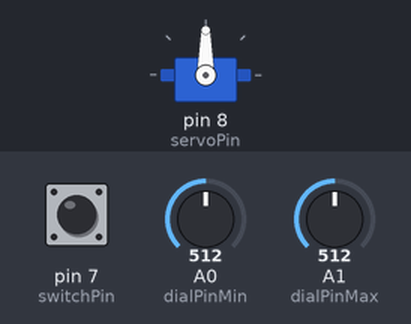
Simulated run of this sketch. Board: Arduino Uno, built with avr-gcc and run on an emulated ATmega328P. Parts: servo. The test bench sets the inputs (shaded band); at power-on: A0 (dialPinMin) = 512, pin 7 (switchPin) LOW, A1 (dialPinMax) = 512. Random numbers use the default seed unless the sketch sets one; what the sketch prints to the serial monitor is not drawn.

Above: at 1.2 s.
1.3 s: A0 (dialPinMin) set to 105
4.3 s: A0 (dialPinMin) set to 91
6.1 s: pin 7 (switchPin) pulled HIGH for 0.15 s
At 6.8 s:
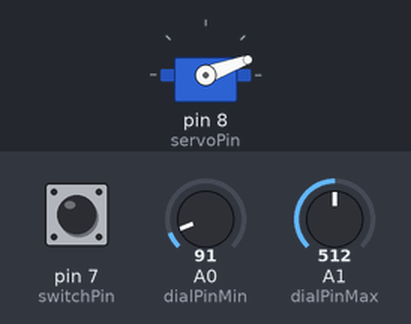
9.2 s: A1 (dialPinMax) set to 107
12.2 s: A1 (dialPinMax) set to 91
13.7 s: pin 7 (switchPin) pulled HIGH for 3.2 s
At 18.0 s:
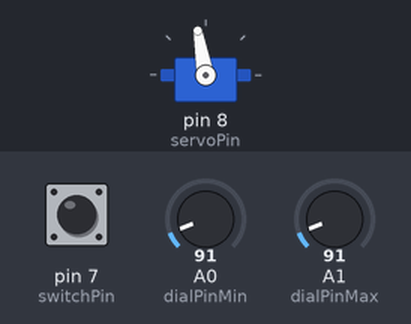
Timing chart, 0 to 19.5 s (numbered marks = the images above; inputs shaded):
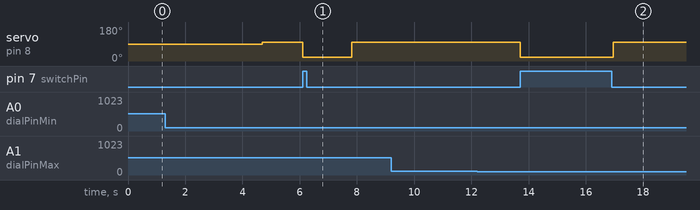

Measured:
- after the input at 1.3 s, every drawn part: stays the same
- after the input at 6.1 s, servo on pin 8 (servoPin): 100° → 20° at once, → 100° 1.7 s later
- after the input at 9.2 s, every drawn part: stays the same
- after the input at 12.2 s, every drawn part: stays the same
- after the input at 13.7 s, servo on pin 8 (servoPin): 100° → 20° at once, → 100° 3.2 s later

The sketch:

servo_useless_box.ino
```cpp
#include <Servo.h>
#include <elapsedMillis.h>
//http://playground.arduino.cc/Code/ElapsedMillis
//We used a package that lets us see how much time has elapsed since starting the code, which allowed us to continue printing data to the serial port while the random delay is running (instead of using delay();)
#define switchPin 7
#define servoPin 8
#define dialPinMin 0
#define dialPinMax 1
Servo myservo;
elapsedMillis timeElapsed;
long timeElapsedSec;
long delayTimeElapsed;
bool switchPressed;
int servoPos;
long randomNum;
long randomSeedVar;
bool servoMoved = false;
float delayMin;
float delayMax;

void setup() {
   pinMode(switchPin, INPUT);
   myservo.attach(servoPin);
   randomSeedVar = analogRead(5);     //generates a pseudo random seed by analog reading an empty pin (more info here: https://programmingelectronics.com/using-random-numbers-with-arduino/)
   randomSeed(randomSeedVar);
   Serial.begin(9600);
}

void loop() {
	delayMin = analogRead(dialPinMin);
	delayMax = analogRead(dialPinMax);
	delayMin = map(delayMin, 0, 1023, 5000, 0);
	delayMax = map(delayMax, 0, 1023, 0, 10000);
 	switchPressed = digitalRead(switchPin);
	if(switchPressed) {     //if switch is pressed, move the servo to turn the switch back off.
    	myservo.write(20);
    	servoMoved = false;
 	} else if(!servoMoved) {     //once the switch has been turned off, the servo will wait a random amount of time before moving back to its original position.
      	randomNum = random(delayMin, delayMax);
      	delayTimeElapsed = timeElapsed/2;
      	while(timeElapsed < delayTimeElapsed + randomNum) {     //debugging data will continue to be printed while delaying.
      		debug(true);
      	}
      	myservo.write(100);
      	servoMoved = true;
 	}
	timeElapsedSec = timeElapsed / 1000;
	debug(false);
}

void debug(bool delaying) {
	Serial.println("");
	Serial.print("|Elapsed Time: \t");
	Serial.print(timeElapsedSec);
	Serial.print(" | Switched Pressed: \t");
	Serial.print(switchPressed);
	Serial.print(" | Servo Value: \t");
	if(myservo.read() == 90) Serial.print("90");
	else Serial.print(" 0");
	Serial.print(" | Random Number: \t");
	Serial.print(randomNum);
	Serial.print(" | Random Number Seed: \t");
	Serial.print(randomSeedVar);
	Serial.print(" | Min Dial Value: \t");
	Serial.print(analogRead(dialPinMin));
	Serial.print(" | Max Dial Value: \t");
	Serial.print(analogRead(dialPinMax));
	Serial.print(" | Min Delay: \t");
	Serial.print(delayMin / 1000);
	Serial.print(" | Max Delay: \t");
	Serial.print(delayMax / 1000);
	if(delaying) {
		Serial.print("| DELAYING |\t");
	} else {
		Serial.print("|");
	}
	return;
}
```
